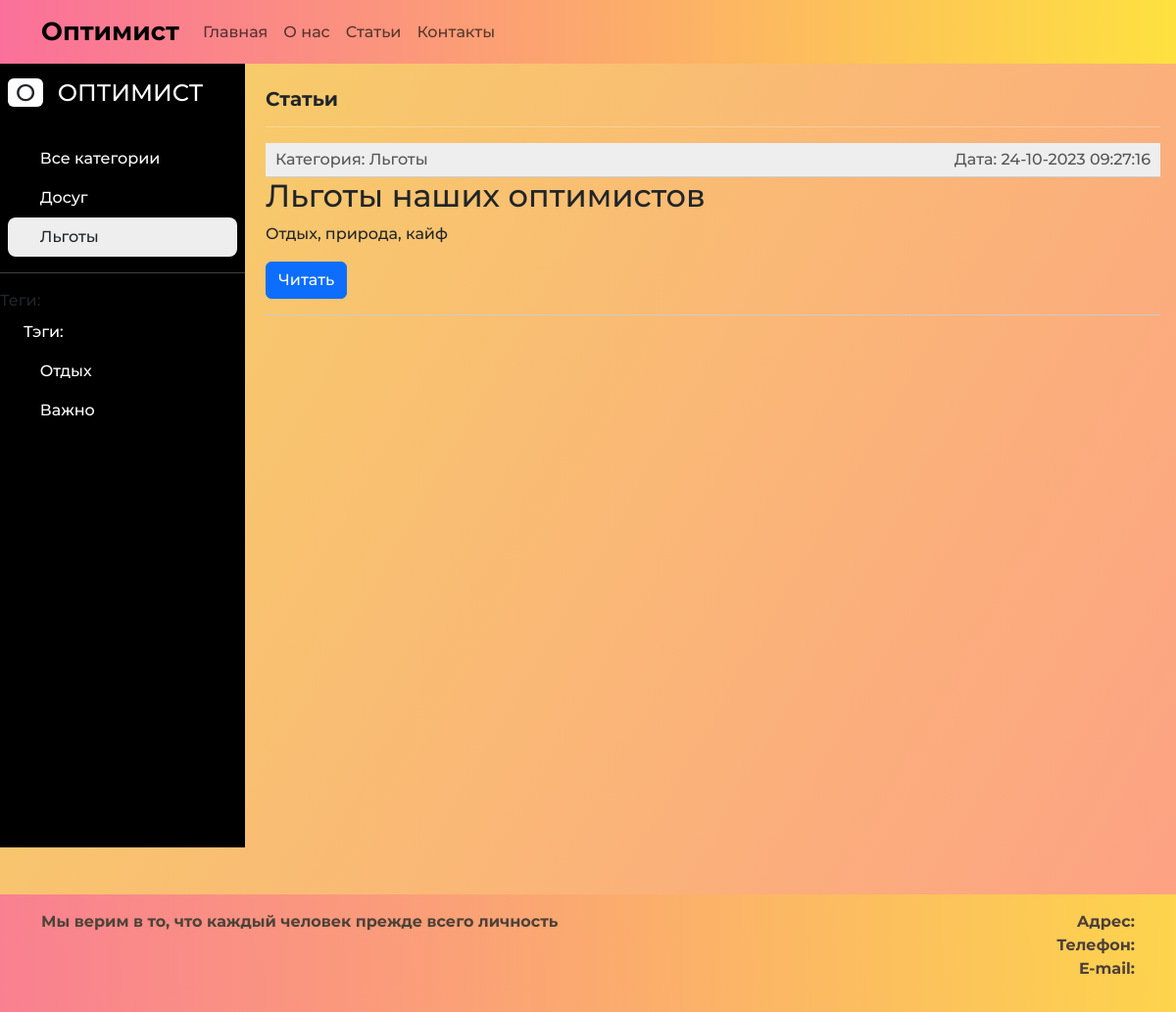
The app's page /category/lgots/ with its own data.
### society_main/models.py (models this page shows, shortened)
class Category(models.Model):
    name = models.CharField(max_length=100, db_index=True, verbose_name="Категория")
    slug = models.SlugField(max_length=255, unique=True, db_index=True)
    icon = models.CharField(max_length=100)
    class Meta:
        verbose_name = "Категория"
        verbose_name_plural = "Категории"
    def get_absolute_url(self):
        return reverse('category', kwargs={'cat_slug': self.slug})

class TagPost(models.Model):
    tag = models.CharField(max_length=100, db_index=True)
    slug = models.SlugField(max_length=255, unique=True, db_index=True)
    icon = models.CharField(max_length=100)
    def get_absolute_url(self):
        return reverse('tag', kwargs={'tag_slug': self.slug})

class TimestampedModel(models.Model):
    time_create = models.DateTimeField(auto_now_add=True, verbose_name="Время создания")
    time_update = models.DateTimeField(auto_now=True, verbose_name="Время изменения")
    class Meta:
        abstract = True

class Post(TimestampedModel):
    class Status(models.IntegerChoices):
        DRAFT = 0, 'Черновик'
        PUBLISHED = 1, 'Опубликовано'
    title = models.CharField(max_length=255, verbose_name="Заголовок")
    slug = models.SlugField(max_length=255, unique=True, db_index=True, verbose_name="URL")
    photo = models.ImageField(upload_to="photos/%Y/%m/%d/", default=None, verbose_name="Фото")
    content = models.TextField(blank=True, verbose_name="Текст статьи")
    tags = models.ManyToManyField('TagPost', blank=True, related_name='tags', verbose_name="Теги")
    is_published = models.BooleanField(choices=tuple(map(lambda x: (bool(x[0]), x[1]), Status.choices)),                                       default=Status.DRAFT, verbose_name="Статус")
    cat = models.ForeignKey('Category', on_delete=models.PROTECT, verbose_name="Категории")
    objects = models.Manager()
    published = PublishedManager()
    def get_absolute_url(self):
        return reverse('post', kwargs={'post_slug': self.slug})
    class Meta:
        verbose_name = 'Статьи'
        verbose_name_plural = 'Статьи'
        ordering = ['-time_create']
        indexes = [
            models.Index(fields=['-time_create'])
        ]

### society_main/views.py (the view)
# urls.py: path('category/<slug:cat_slug>/', show_category, name='category'),
def show_category(request, cat_slug):
    category = get_object_or_404(Category, slug=cat_slug)
    posts = Post.published.filter(cat_id=category.pk)
    data = {
        'title': f'Рубрика: {category.name}',
        'posts': posts,
        'cat_selected': category.pk,
    }
    return render(request, 'society_main/news.html', context=data)

### society_main/models.py (called while the page is built)
    def get_queryset(self):
        return super().get_queryset().filter(is_published=Post.Status.PUBLISHED)

### society_main/templatetags/society_main_tags.py (called while the page is built)
@register.inclusion_tag('society_main/list_categories.html')
def show_categories(cat_selected=0):
    cats = Category.objects.all()
    return {'cats': cats, 'cat_selected': cat_selected}

@register.inclusion_tag('society_main/list_tags.html')
def show_all_tags():
    return {"tags": TagPost.objects.all()}

### society_main/templates/society_main/news.html (shortened to what this page needs)
{% extends "society_main/base.html" %}
{% block content %}
<div class="content-wrapper">
{% include "society_main/components/sidebar.html" %}
 <div class="articles-content">
<div class="articles-content px-3 pt-4">
    <h2 class="fs-5 fw-bold"> Статьи </h2>
    <hr class="text-white">
        <ul class="list-articles">
            {% for p in posts %}
                {% if p.is_published %}
                <li><div class="article-panel">
             <p class="first">Категория: {{ p.cat.name }}</p>
             <p class="last">Дата: {{p.time_update|date:"d-m-Y H:i:s"}}</p>
    </div>
                    <li><h2>{{p.title}}</h2>
                    {% autoescape off %}
                    {{p.content|linebreaks|truncatewords:50}}
                    {% endautoescape %}
                    <p class="btn btn-primary ms-auto" onclick="location.href='{{ p.get_absolute_url }}'">Читать</p>
                    </li>
                {% endif %}
            {% endfor %}
        </ul>
</div>
 </div>
</div>
{% endblock %}

### society_main/templates/society_main/list_categories.html
            <ul class="list-unstyled px-2">
                {% if cat_selected == 0 or cat_selected is None %}
                    <li class="active text-decoration-none px-3 py-2 d-block">
                        <i class="fa-solid fa-list"></i> Все категории </li>
                {% else %}
                        <li class=""><a href="{% url 'news' %}" class="text-decoration-none px-3 py-2 d-block">
                            <i class="fa-solid fa-list"></i> Все категории </a></li>
                {% endif %}
                {% for cat in cats %}
                    {% if cat.id == cat_selected %}
                <li class="active text-decoration-none px-3 py-2 d-block">
                    <i class="{{ cat.icon }}"></i> {{cat.name}} </li>
                {% else %}
                    <li class=""><a href="{{ cat.get_absolute_url }}" class="text-decoration-none px-3 py-2 d-block">
                    <i class="{{ cat.icon }}"></i> {{cat.name}} </a></li>
                {% endif %}
                {% endfor %}
            </ul>

### society_main/templates/society_main/list_tags.html
{% if tags %}
    Теги:
    <ul class="list-unstyled px-2">
        <li class=""><a href="#" class="text-decoration-none px-3 py-2 d-block">
            Тэги:</a></li>
        {% for t in tags %}
        <li><a href="{{t.get_absolute_url}}" class="text-decoration-none px-3 py-2 d-block">
            <i class="{{ t.icon }}"></i> {{ t.tag }}</a></li>
        {% endfor %}
    </ul>
{% endif %}

### society_main/static/society_main/css/style.css (style rules this page uses)
body { background-image: linear-gradient(120deg, #f6d365 0%, #fda085 100%); font-family: 'Montserrat', sans-serif; }
ul.list-articles { list-style: none; margin: 0; padding: 0; }
ul.list-articles li { border-bottom: 1px solid #ccc; }
div.article-panel { background: #eee; padding: 5px 10px 5px 10px; box-sizing: border-box; overflow: hidden; color: #555; }
div.article-panel p.first { margin: 0; float: left; }
div.article-panel p.last { margin: 0; float: right; }

### society_main/static/society_main/css/sidebar.css (style rules this page uses)
.sidebar li.active { background: #eee; border-radius: 8px; }
.sidebar li a { color: #fff; }
.content-wrapper { display: flex; }
.articles-content { flex-grow: 1; padding-left: 5px; }

### records on screen
Category: name "Досуг"
Category: name "Льготы"
TagPost: tag "Отдых"
TagPost: tag "Важно"
Post: cat.name "Льготы", time_update "24-10-2023 09:27:16", title "Льготы наших оптимистов", content "Отдых, природа, кайф"
